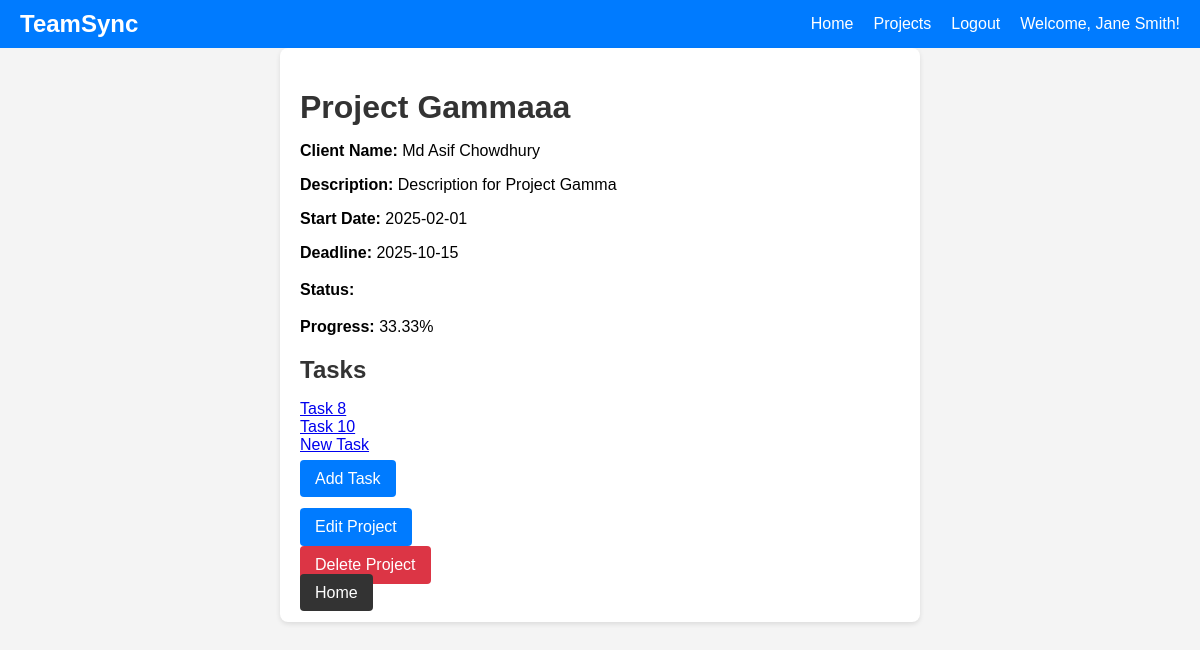
Page /controller/pm-project-controller.php?action=view&project_id=3 (signed in) on the committed database.
### tables this page shows
CREATE TABLE `usr` (
  `userid` int(11) NOT NULL,
  `firstname` varchar(255) NOT NULL,
  `lastname` varchar(255) NOT NULL,
  `name` varchar(255) NOT NULL,
  `email` varchar(255) NOT NULL,
  `password` varchar(255) NOT NULL,
  `roleid` int(11) DEFAULT NULL,
  `profile_picture` longblob DEFAULT NULL
);

CREATE TABLE `projects` (
  `project_id` int(11) NOT NULL,
  `client_id` int(11) NOT NULL,
  `pm_id` int(11) DEFAULT NULL,
  `name` varchar(100) NOT NULL,
  `description` text NOT NULL,
  `start_date` date DEFAULT NULL,
  `deadline` date NOT NULL,
  `status` varchar(50) NOT NULL DEFAULT 'Pending Approval',
  `type` varchar(50) NOT NULL DEFAULT 'Proposal',
  `client_feedback` text DEFAULT NULL,
  `progress` decimal(5,2) DEFAULT 0.00
);

CREATE TABLE `tasks` (
  `task_id` int(11) NOT NULL,
  `project_id` int(11) NOT NULL,
  `developer_id` int(11) DEFAULT NULL,
  `name` varchar(100) NOT NULL,
  `description` text NOT NULL,
  `start_date` date NOT NULL,
  `deadline` date NOT NULL,
  `status` varchar(50) NOT NULL DEFAULT 'Not Started',
  `pm_comment` text DEFAULT NULL,
  `timestamp` timestamp NOT NULL DEFAULT current_timestamp() ON UPDATE current_timestamp(),
  `file_data` longblob DEFAULT NULL,
  `file_name` varchar(255) DEFAULT NULL,
  `file_type` varchar(255) DEFAULT NULL
);

### model/user-model.php (called while the page is built, shortened)
<?php
function getUserInfo($userId)
{
    $conn = getDbConnection();
    $sql = "SELECT userid, firstname, lastname, name, email, roleid
            FROM usr
            WHERE userid = ?";
    $stmt = $conn->prepare($sql);
    $stmt->bind_param("i", $userId);
    $stmt->execute();
    $result = $stmt->get_result();
    $user = $result->fetch_assoc();
    return $user;
}
function getUserName($userId)
{
    $userInfo = getUserInfo($userId);
    $firstname = $userInfo['firstname'] ?? 'Unassigned';
    $lastname = $userInfo['lastname'] ?? '';
    return trim("$firstname $lastname");
}
?>

### model/project-model.php (called while the page is built, shortened)
<?php
function getProjectInfo($projectId) {
    $conn = getDbConnection();
    $sql = "SELECT *
            FROM projects
            WHERE project_id = ?";
    $stmt = $conn->prepare($sql);
    $stmt->bind_param("i", $projectId);
    $stmt->execute();
    $result = $stmt->get_result();
    $projectInfo = $result->fetch_assoc();
    return $projectInfo;
}
?>

### model/task-model.php (called while the page is built, shortened)
<?php
function getTasksForProject($projectId) {
    $conn = getDbConnection();
    $sql = "SELECT * FROM tasks WHERE project_id = ?";
    $stmt = $conn->prepare($sql);
    $stmt->bind_param("i", $projectId);
    $stmt->execute();
    $result = $stmt->get_result();
    $tasks = [];
    while ($row = $result->fetch_assoc()) {
        $tasks[] = $row;
    }
    return $tasks;
}
?>

### view/pm-project-view.php (the view, shortened to what this page needs)
<!DOCTYPE html>
<html lang="en">
<head>
    <link rel="stylesheet" href="../css/main.css">
</head>
<body>
<?php include 'pm-navbar.php'; ?>
<div class="project-container">
    <h1><?php echo $project['name']; ?></h1>
    <div class="project-details">
        <p><strong>Client Name:</strong> <?php echo $clientName; ?></p>
        <p><strong>Description:</strong> <?php echo $project['description']; ?></p>
        <p><strong>Start Date:</strong> <?php echo $project['start_date']; ?></p>
        <p><strong>Deadline:</strong> <?php echo $project['deadline']; ?></p>
        <p><strong>Status:</strong> <span class="status <?php echo strtolower(str_replace(' ', '-', $project['status'])); ?>">
        </span></p>
        <p><strong>Progress:</strong> <?php echo number_format($project['progress'], 2); ?>%</p>
    </div>
    <h2>Tasks</h2>
    <ul class="task-list">
        <?php foreach ($tasks as $task) { ?>
            <li>
                <a class="task-link" href="../controller/pm-task-controller.php?action=view&task_id=<?php echo $task['task_id']; ?>">
                    <?php echo $task['name']; ?>
                </a>
            </li>
        <?php } ?>
    </ul>
    <?php if ($project['status'] != 'Completed') { ?>
        <a class="button-primary" href="../controller/pm-task-controller.php?action=add&project_id=<?php echo $project['project_id']; ?>">Add Task</a>
    <?php } ?>
    <div class="form-buttons">
        <form action="../controller/pm-project-controller.php?action=edit" method="post">
            <button type="submit" class="button-primary">Edit Project</button>
        </form>
        <form action="../controller/pm-project-controller.php?action=delete" method="post">
            <button type="submit" class="button-danger">Delete Project</button>
        </form>
    </div>
    <a href="../controller/user-dashboard-controller.php" class="button-dark">Home</a>
</div>
</body>
</html>

### view/pm-navbar.php (shortened to what this page needs)
<!DOCTYPE html>
<html lang="en">
<head>
    <link rel="stylesheet" href="../css/navbar.css">
</head>
<body>
<nav class="navbar">
    <div class="logo">TeamSync</div>
    <div class="nav-links">
        <a href="../controller/user-dashboard-controller.php">Home</a>
        <a href="../controller/pm-project-controller.php?action=show_all">Projects</a>
        <a href="../controller/user-logout-controller.php">Logout</a>
        <a href="../controller/user-profile-controller.php?action=view_profile" class="welcome-link">Welcome, <?php echo $pmName; ?>!</a>
    </div>
</nav>
</body>
</html>

### css/main.css (style rules this page uses)
body { font-family: Arial, sans-serif; margin: 0; background-color: #f4f4f4; }
.project-container { background-color: #fff; padding: 20px; border-radius: 8px; box-shadow: 0 2px 5px rgba(0, 0, 0, 0.1); max-width: 600px; margin: auto; transition: box-shadow 0.3s; }
h1, h2, h3 { color: #333; margin-bottom: 10px; }
.form-buttons { margin-top: 20px; }
.button-primary, .button-dark, .button-danger { padding: 10px 15px; border: none; border-radius: 4px; cursor: pointer; font-size: 16px; transition: background-color 0.3s; text-decoration: none; }
.button-primary { background-color: #007BFF; color: #fff; }
.button-dark { background-color: #333; color: #fff; }
.button-danger { background-color: #dc3545; color: #fff; }
.status { font-weight: bold; padding: 3px 7px; border-radius: 4px; color: #fff; display: inline-block; }
.task-list { list-style-type: none; padding: 0; }

### css/navbar.css (style rules this page uses)
.navbar { background-color: #007BFF; display: flex; justify-content: space-between; align-items: center; padding: 10px 20px; color: #fff; }
.logo { font-size: 24px; font-weight: bold; }
.nav-links { display: flex; }
.nav-links a { color: #fff; text-decoration: none; margin-left: 20px; transition: color 0.3s; }

### rows in the picture
usr: pmName "Jane Smith"
projects: name "Project Gammaaa", client.lastname "Md Asif Chowdhury", description "Description for Project Gamma", start_date "2025-02-01", deadline "2025-10-15", progress "33.33"
tasks: name "Task 8"
tasks: name "Task 10"
tasks: name "New Task"
